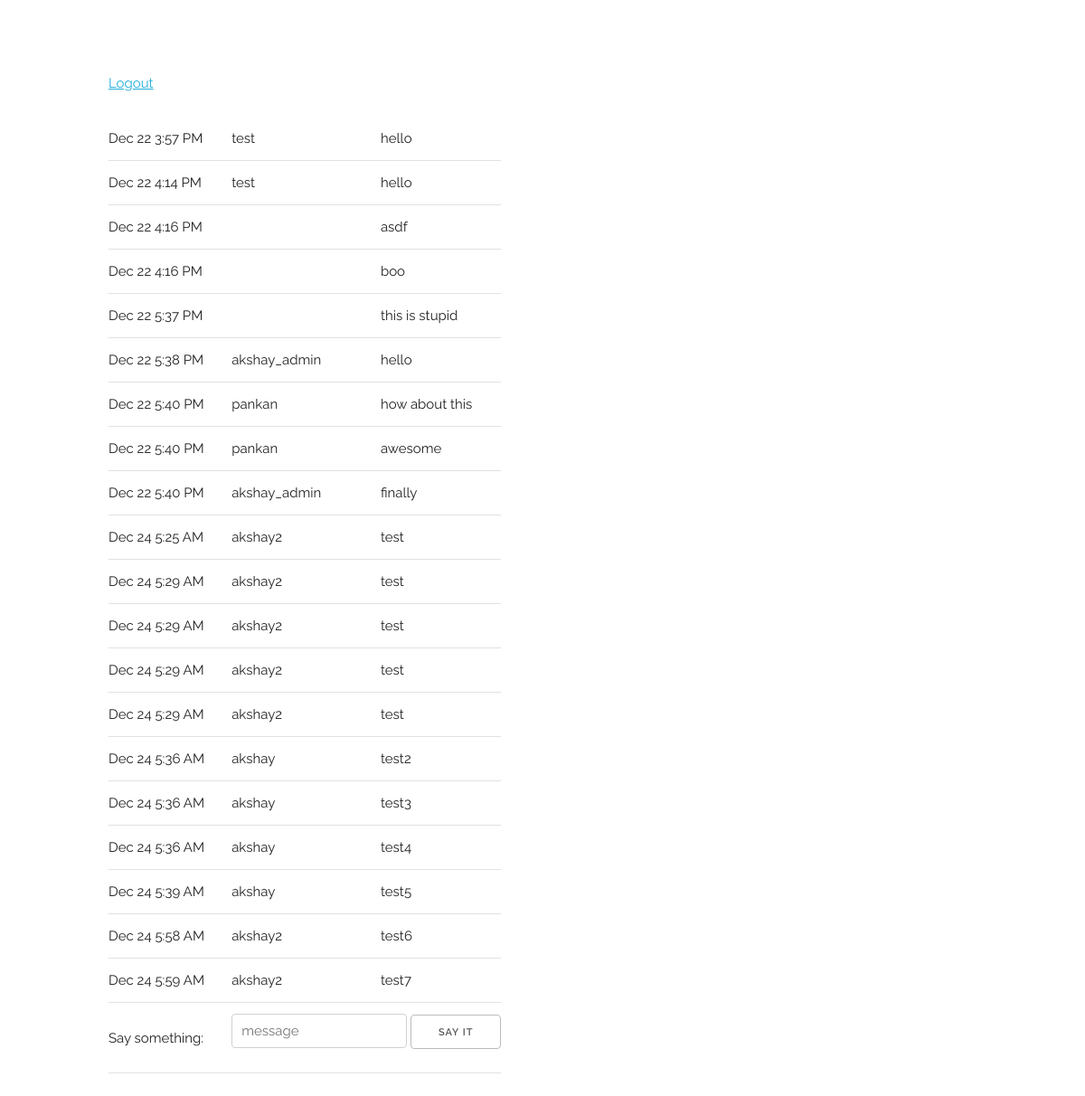
Page /chat/ on the committed database.
### chat/models.py (models this page shows, shortened)
class Messages(models.Model):
    handle = models.TextField()
    message = models.TextField()
    timestamp = models.DateTimeField(default=timezone.now, db_index=True)
    @property
    def formatted_timestamp(self):
        return self.timestamp.strftime('%b %-d %-I:%M %p')

### chat/views.py (the view)
def chat_room(request):
    messages = reversed(Messages.objects.order_by('-timestamp')[:50])
    return render(request, "chat/room.html", {
        'messages': messages,
    })

### chat/templates/chat/room.html (shortened to what this page needs)
{% extends "base.html" %}
{% block content %}
  {% load staticfiles %}
  <a id="logout_link" href="/logout">Logout</a>
  <form id="chatform">
    <table id="chat">
      <tbody>
        {% for message in messages %}
          <tr>
            <td>{{ message.formatted_timestamp }}</td>
            <td>{{ message.handle }}</td>
            <td>{{ message.message }}</td>
          </tr>
        {% endfor %}
      </tbody>
      <tfoot>
      <tr>
        <td>Say something:</td>
        <td colspan=2>
          <input id="message" type="text" placeholder="message">
          <button type="submit" id="go">Say it</button>
        </td>
      </tfoot>
    </table>
  </form>
{% endblock content %}

### chat/templates/base.html (shortened to what this page needs)
<!DOCTYPE html>
<html lang="en">
<head>
  {% load staticfiles %}
  <link rel="stylesheet" href="{% static 'normalize.css' %}">
  <link rel="stylesheet" href="{% static 'skeleton.css' %}">
  <link rel="stylesheet" href="{% static 'chat.css' %}">
</head>
<body>
  <div class="section">
    <div class="container">
      {% block content %}{% endblock content %}
    </div>
  </div>
</body>
</html>

### chat/static/skeleton.css (style rules this page uses)
.container { position: relative; width: 100%; max-width: 960px; margin: 0 auto; padding: 0 20px; box-sizing: border-box; }
@media (min-width: 400px) { .container { width: 85%; padding: 0; } }
@media (min-width: 550px) { .container { width: 80%; } }
html { font-size: 62.5%; }
body { font-size: 1.5em; line-height: 1.6; font-weight: 400; font-family: "Raleway", "HelveticaNeue", "Helvetica Neue", Helvetica, Arial, sans-serif; color: #222; }
a { color: #1EAEDB; }
.button, button, input[type="submit"], input[type="reset"], input[type="button"] { display: inline-block; height: 38px; padding: 0 30px; color: #555; text-align: center; font-size: 11px; font-weight: 600; line-height: 38px; letter-spacing: .1rem; text-transform: uppercase; text-decoration: none; white-space: nowrap; background-color: transparent; border-radius: 4px; border: 1px solid #bbb; cursor: pointer; box-sizing: border-box; }
input[type="email"], input[type="number"], input[type="search"], input[type="text"], input[type="tel"], input[type="url"], input[type="password"], textarea, select { height: 38px; padding: 6px 10px; background-color: #fff; border: 1px solid #D1D1D1; border-radius: 4px; box-shadow: none; box-sizing: border-box; }
input[type="email"], input[type="number"], input[type="search"], input[type="text"], input[type="tel"], input[type="url"], input[type="password"], textarea { -webkit-appearance: none; -moz-appearance: none; appearance: none; }
th, td { padding: 12px 15px; text-align: left; border-bottom: 1px solid #E1E1E1; }
th:first-child, td:first-child { padding-left: 0; }
th:last-child, td:last-child { padding-right: 0; }
button, .button { margin-bottom: 1rem; }
input, textarea, select, fieldset { margin-bottom: 1.5rem; }
pre, blockquote, dl, figure, table, p, ul, ol, form { margin-bottom: 2.5rem; }
.container:after, .row:after, .u-cf { content: ""; display: table; clear: both; }

### chat/static/chat.css (style rules this page uses)
body { padding-top: 4em; }

### rows in the picture
Messages: formatted_timestamp "Dec 22 3:57 PM", handle "test", message "hello"
Messages: formatted_timestamp "Dec 22 4:14 PM", handle "test", message "hello"
Messages: formatted_timestamp "Dec 22 4:16 PM", message "asdf"
Messages: formatted_timestamp "Dec 22 4:16 PM", message "boo"
Messages: formatted_timestamp "Dec 22 5:37 PM", message "this is stupid"
Messages: formatted_timestamp "Dec 22 5:38 PM", handle "akshay_admin", message "hello"
Messages: formatted_timestamp "Dec 22 5:40 PM", handle "pankan", message "how about this"
Messages: formatted_timestamp "Dec 22 5:40 PM", handle "pankan", message "awesome"
Messages: formatted_timestamp "Dec 22 5:40 PM", handle "akshay_admin", message "finally"
Messages: formatted_timestamp "Dec 24 5:25 AM", handle "akshay2", message "test"
Messages: formatted_timestamp "Dec 24 5:29 AM", handle "akshay2", message "test"
Messages: formatted_timestamp "Dec 24 5:29 AM", handle "akshay2", message "test"
Messages: formatted_timestamp "Dec 24 5:29 AM", handle "akshay2", message "test"
Messages: formatted_timestamp "Dec 24 5:29 AM", handle "akshay2", message "test"
Messages: formatted_timestamp "Dec 24 5:36 AM", handle "akshay", message "test2"
Messages: formatted_timestamp "Dec 24 5:36 AM", handle "akshay", message "test3"
Messages: formatted_timestamp "Dec 24 5:36 AM", handle "akshay", message "test4"
Messages: formatted_timestamp "Dec 24 5:39 AM", handle "akshay", message "test5"
Messages: formatted_timestamp "Dec 24 5:58 AM", handle "akshay2", message "test6"
Messages: formatted_timestamp "Dec 24 5:59 AM", handle "akshay2", message "test7"
